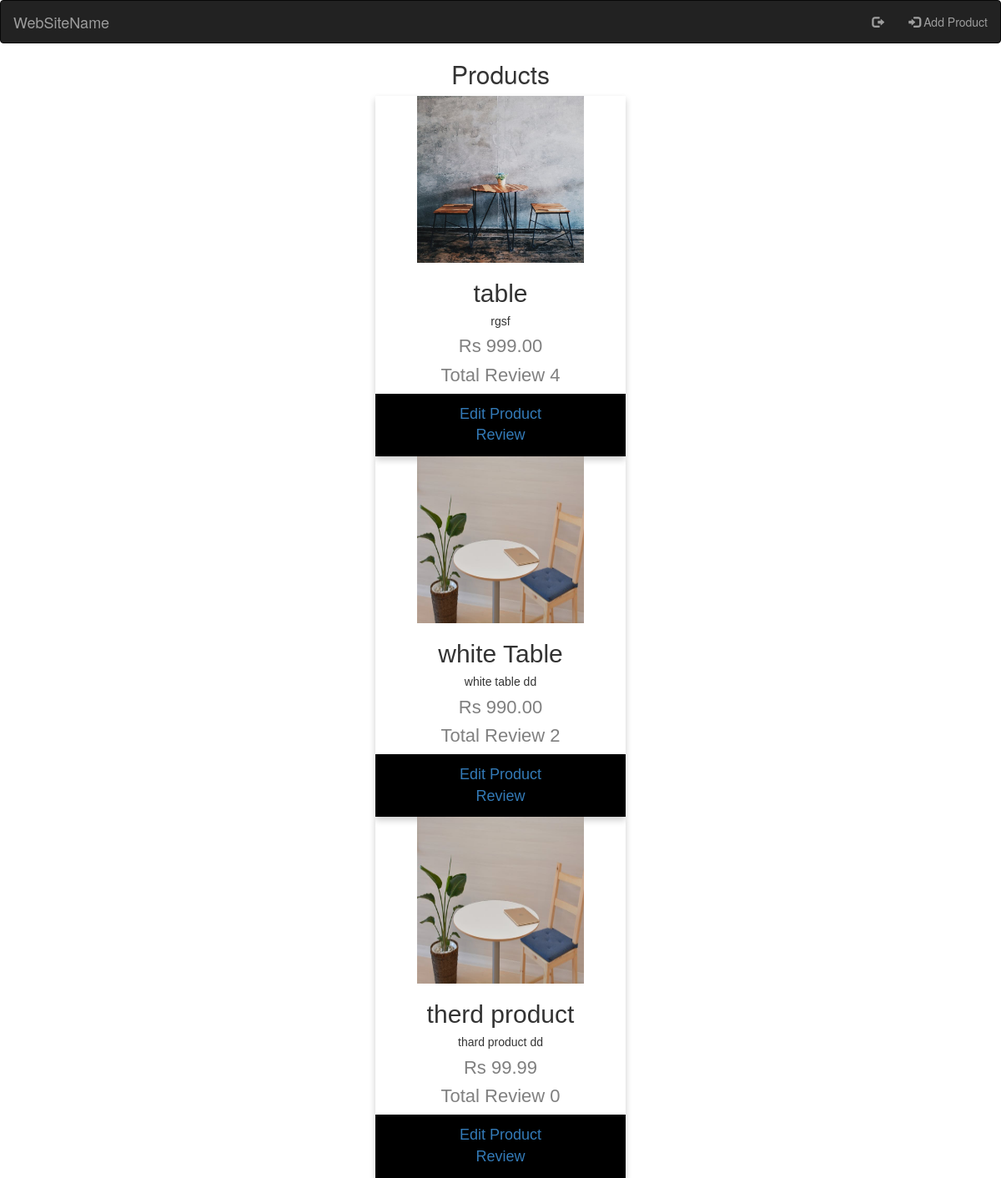
Screenshot of /products/ with the database file from the repository.
### ecommerce_app/models.py (models this page shows, shortened)
class Product(models.Model):
    name = models.CharField(max_length=100)
    description = models.TextField()
    price = models.DecimalField(max_digits=10, decimal_places=2)
    image = models.ImageField(upload_to='images/')
    def num_reviews(self):
        return self.review_set.count()

### ecommerce_app/views.py (the view)
# urls.py: path('products/', views.product_list, name='product_list'),
def product_list(request):
    products = Product.objects.all()
    review_count=Product.objects.annotate(num_reviews=Count('review'))
    return render(request, 'product_list.html', {'products': products,'review_count':review_count})

### ecommerce_app/templates/product_list.html (shortened to what this page needs)
{% load static %}
<!DOCTYPE html>
<html lang="en">
<head>
    <link rel="stylesheet" href="https://maxcdn.bootstrapcdn.com/bootstrap/3.4.1/css/bootstrap.min.css">
</head>
<body>
    <form action="{% url 'product_list' %}" method="POST" enctype="multipart/form-data" >
      <nav class="navbar navbar-inverse">
        <div class="container-fluid">
          <div class="navbar-header">
            <a class="navbar-brand" href="#">WebSiteName</a>
          </div>
          <ul class="nav navbar-nav navbar-right">
            <li>
            <li><a href=" "><span class="glyphicon glyphicon-log-out"></span> {{msg}}</a></li>
            </li>
            <li><a href="{% url 'add_product' %}"><span class="glyphicon glyphicon-log-in"></span> Add Product</a></li>
          </ul>
        </div>
      </nav>
        <h2 style="text-align:center">Products </h2>
        {% for i in products %}
        <div class="card">
        <img src="{{i.image.url}}" alt="{{i.image}}" height="200px" width="200px">
        <h2>{{ i.name }}</h2>
        <h5>{{ i.description }}</h5>
        <h4><p class="price">Rs {{i.price}}</p></h4>
        <h4><p class="price">Total Review {{i.num_reviews}}</p></h4>
        <button type="button" name="action" value="edit">
        <a href="{% url 'edit_product' pk=i.pk %}">Edit Product</a><br>
        <a href="{% url 'add_review' pk=i.pk %}">Review</a><br>
      </button>
        </div>
        {% endfor %}
    </form>
</body>
</html>

### ecommerce_app/templates/product_list.html (style rules this page uses)
.card { box-shadow: 0 4px 8px 0 rgba(0, 0, 0, 0.2); max-width: 300px; margin: auto; text-align: center; font-family: arial; }
.price { color: grey; font-size: 22px; }
.card button { border: none; outline: 0; padding: 12px; color: white; background-color: #000; text-align: center; cursor: pointer; width: 100%; font-size: 18px; }

### rows the page displays
Product: image (picture), name "table", description "rgsf", price "999.00", num_reviews "4"
Product: image (picture), name "white Table", description "white table dd", price "990.00", num_reviews "2"
Product: image (picture), name "therd product", description "thard product dd", price "99.99", num_reviews "0"
